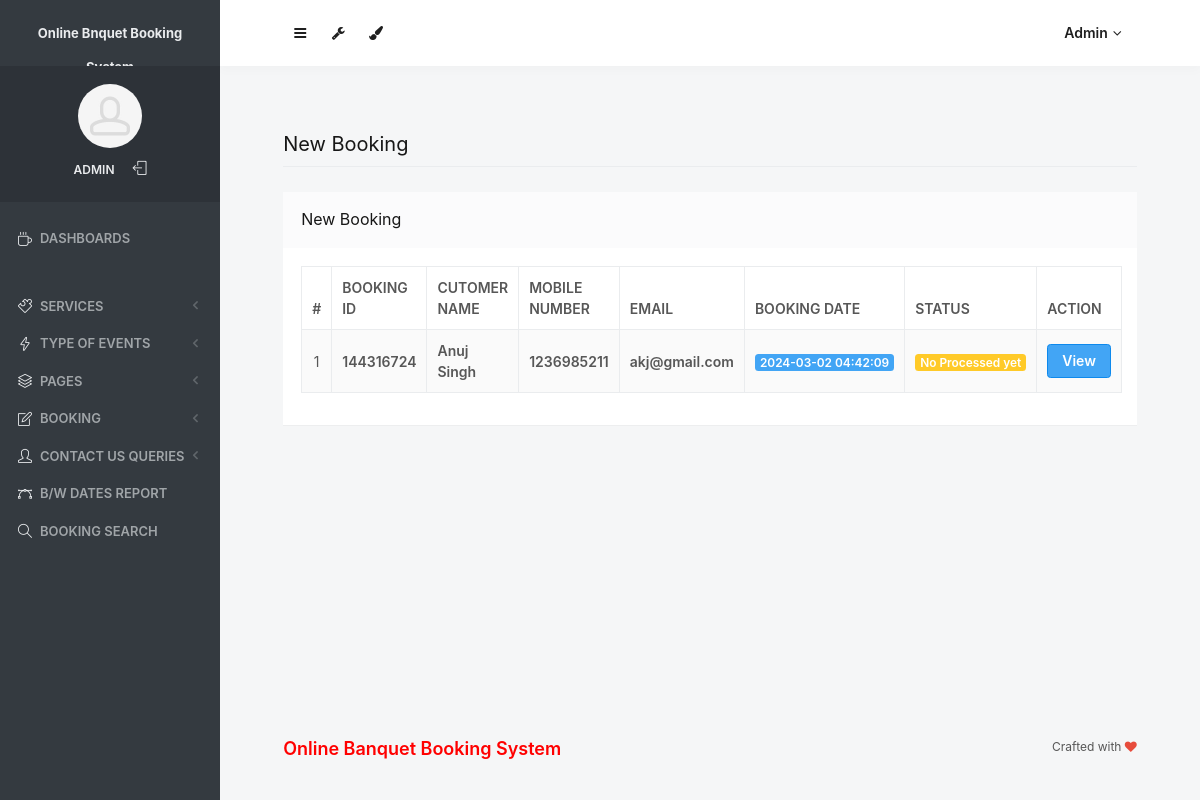
Page /obbs/admin/new-booking.php (signed in) on the committed database.
### tables this page shows
CREATE TABLE `tblbooking` (
  `ID` int(10) NOT NULL,
  `BookingID` int(10) DEFAULT NULL,
  `ServiceID` int(10) DEFAULT NULL,
  `UserID` int(5) DEFAULT NULL,
  `BookingFrom` date DEFAULT NULL,
  `BookingTo` date DEFAULT NULL,
  `EventType` varchar(200) DEFAULT NULL,
  `Numberofguest` int(10) DEFAULT NULL,
  `stateId` int(11) DEFAULT NULL,
  `cityName` varchar(255) DEFAULT NULL,
  `Message` mediumtext DEFAULT NULL,
  `BookingDate` timestamp NULL DEFAULT current_timestamp(),
  `Remark` varchar(200) DEFAULT NULL,
  `Status` varchar(200) DEFAULT NULL,
  `UpdationDate` timestamp NULL DEFAULT NULL ON UPDATE current_timestamp()
);

CREATE TABLE `tbluser` (
  `ID` int(10) NOT NULL,
  `FullName` varchar(200) DEFAULT NULL,
  `MobileNumber` bigint(10) DEFAULT NULL,
  `Email` varchar(200) DEFAULT NULL,
  `Password` varchar(200) DEFAULT NULL,
  `RegDate` timestamp NULL DEFAULT current_timestamp()
);

### obbs/admin/new-booking.php (the view, shortened to what this page needs)
<?php
include('includes/dbconnection.php');
if (strlen($_SESSION['odmsaid']==0)) {
  header('location:logout.php');
  } else{
  ?>
<!doctype html>
<html lang="en" class="no-focus">
    <head>
        <link rel="stylesheet" href="assets/js/plugins/datatables/dataTables.bootstrap4.min.css">
        <link rel="stylesheet" id="css-main" href="assets/css/codebase.min.css">
    </head>
    <body>
        <div id="page-container" class="sidebar-o sidebar-inverse side-scroll page-header-fixed main-content-narrow">
           <?php include_once('includes/sidebar.php');?>
          <?php include_once('includes/header.php');?>
            <main id="main-container">
                <div class="content">
                    <h2 class="content-heading">New Booking</h2>
                    <div class="block">
                        <div class="block-header block-header-default">
                            <h3 class="block-title">New Booking</h3>
                        </div>
                        <div class="block-content block-content-full">
                            <table class="table table-bordered table-striped table-vcenter js-dataTable-full-pagination">
                                <thead>
                                    <tr>
                                        <th class="text-center">#</th>
                                        <th>Booking ID</th>
                                        <th class="d-none d-sm-table-cell">Cutomer Name</th>
                                        <th class="d-none d-sm-table-cell">Mobile Number</th>
                                        <th class="d-none d-sm-table-cell">Email</th>
                                        <th class="d-none d-sm-table-cell">Booking Date</th>
                                        <th class="d-none d-sm-table-cell">Status</th>
                                        <th class="d-none d-sm-table-cell" style="width: 15%;">Action</th>
                                       </tr>
                                </thead>
                                <tbody>
                                    <?php
$sql="SELECT tbluser.FullName,tbluser.MobileNumber,tbluser.Email,tblbooking.ID as bid,tblbooking.BookingID,tblbooking.BookingDate,tblbooking.Status from tblbooking join tbluser on tbluser.ID=tblbooking.UserID where tblbooking.Status is null";
$query = $dbh -> prepare($sql);
$query->execute();
$results=$query->fetchAll(PDO::FETCH_OBJ);
$cnt=1;
if($query->rowCount() > 0)
{
foreach($results as $row)
{               ?>
                                    <tr>
                                        <td class="text-center"><?php echo htmlentities($cnt);?></td>
                                        <td class="font-w600"><?php  echo htmlentities($row->BookingID);?></td>
                                        <td class="font-w600"><?php  echo htmlentities($row->FullName);?></td>
                                        <td class="font-w600"><?php  echo htmlentities($row->MobileNumber);?></td>
                                        <td class="font-w600"><?php  echo htmlentities($row->Email);?></td>
                                        <td class="font-w600">
                                            <span class="badge badge-primary"><?php  echo htmlentities($row->BookingDate);?></span>
                                        </td>
                                        <?php $fstatus=$row->Status; ?>
                     <td class="font-w600"> <?php if($fstatus==''):?>
                          <span class="badge badge-warning">No Processed yet</span>
                      <?php elseif($fstatus=='Approved'):?>
                         <span class="badge badge-success"><?php echo $fstatus;?></span>
                          <?php elseif($fstatus=='Cancelled'):?>
                            <span class="badge badge-danger"><?php echo $fstatus;?></span>
                        <?php endif;?>
                     </td>
                                         <td class="d-none d-sm-table-cell"><a href="view-booking-detail.php?editid=<?php echo htmlentities ($row->bid);?>&&bookingid=<?php echo htmlentities ($row->BookingID);?>" class="btn btn-primary" target="_blank">View</a></td>
                                    </tr>
                                    <?php $cnt=$cnt+1;}} ?>
                                </tbody>
                            </table>
                        </div>
                    </div>
                </div>
            </main>
           <?php include_once('includes/footer.php');?>
        </div>
    </body>
</html>
<?php }  ?>

### obbs/admin/includes/sidebar.php (shortened to what this page needs)
     <?php
include('includes/dbconnection.php');
if (strlen($_SESSION['odmsaid']==0)) {
  header('location:logout.php');
  } else{
  ?>
   <nav id="sidebar">
                <div id="sidebar-scroll">
                    <div class="sidebar-content">
                        <div class="content-header content-header-fullrow px-15">
                            <div class="content-header-section text-center align-parent sidebar-mini-hidden">
                                <div class="content-header-item">
                                    <a class="link-effect font-w700" href="dashboard.php">
                                        <span class="font-size-sm text-dual-primary-dark">Online Bnquet Booking System</span>
                                    </a>
                                </div>
                            </div>
                        </div>
                        <div class="content-side content-side-full content-side-user px-10 align-parent">
                            <div class="sidebar-mini-hidden-b text-center">
                                <a class="img-link" href="dashboard.php">
                                    <img class="img-avatar" src="assets/img/avatars/avatar15.jpg" alt="">
                                </a>
                                <ul class="list-inline mt-10">
                                    <?php
$aid=$_SESSION['odmsaid'];
$sql="SELECT AdminName from  tbladmin where ID=:aid";
$query = $dbh -> prepare($sql);
$query->bindParam(':aid',$aid,PDO::PARAM_STR);
$query->execute();
$results=$query->fetchAll(PDO::FETCH_OBJ);
$cnt=1;
if($query->rowCount() > 0)
{
foreach($results as $row)
{               ?>
                                    <li class="list-inline-item">
                                        <a class="link-effect text-dual-primary-dark font-size-xs font-w600 text-uppercase" href="admin-profile.php"><?php  echo $row->AdminName;?></a>
                                    </li><?php $cnt=$cnt+1;}} ?>
                                    <li class="list-inline-item">
                                        <a class="link-effect text-dual-primary-dark" href="logout.php">
                                            <i class="si si-logout"></i>
                                        </a>
                                    </li>
                                </ul>
                            </div>
                        </div>
                        <div class="content-side content-side-full">
                            <ul class="nav-main">
                                <li class="open">
                                    <a href="dashboard.php"><i class="si si-cup"></i><span class="sidebar-mini-hide">Dashboards</span></a>
                                </li>
                                <li class="nav-main-heading"><span class="sidebar-mini-visible">UI</span><span class="sidebar-mini-hidden"></span></li>
                                <li>
                                    <a class="nav-submenu" data-toggle="nav-submenu"><i class="si si-puzzle"></i><span class="sidebar-mini-hide"></span>Services</a>
                                </li>
                                <li>
                                    <a class="nav-submenu" data-toggle="nav-submenu" href="#"><i class="si si-energy"></i><span class="sidebar-mini-hide">Type of Events</span></a>
                                </li>
                                <li>
                                    <a class="nav-submenu" data-toggle="nav-submenu" href="#"><i class="si si-layers"></i><span class="sidebar-mini-hide">Pages</span></a>
                                </li>
                                <li>
                                    <a class="nav-submenu" data-toggle="nav-submenu" href="#"><i class="si si-note"></i><span class="sidebar-mini-hide">Booking</span></a>
                                </li>
                                <li>
                                    <a class="nav-submenu" data-toggle="nav-submenu" href="#"><i class="si si-user"></i><span class="sidebar-mini-hide">Contact Us Queries</span></a>
                                </li>
                                <li>
                                    <a  href="between-dates-report.php"><i class="si si-vector"></i><span class="sidebar-mini-hide">B/w Dates Report</span></a>
                                </li>
                     <li>
                                    <a href="booking-search.php"><i class="si si-magnifier"></i><span class="sidebar-mini-hide">Booking Search</span></a>
                                </li>
                            </ul>
                        </div>
                    </div>
                </div>
            </nav>
           <?php }  ?>

### obbs/admin/includes/header.php (shortened to what this page needs)
   <?php
include('includes/dbconnection.php');
if (strlen($_SESSION['odmsaid']==0)) {
  header('location:logout.php');
  } else{
  ?>
            <header id="page-header">
                <div class="content-header">
                    <div class="content-header-section">
                        <button type="button" class="btn btn-circle btn-dual-secondary" data-toggle="layout" data-action="sidebar_toggle">
                            <i class="fa fa-navicon"></i>
                        </button>
                        <div class="btn-group" role="group">
                            <button type="button" class="btn btn-circle btn-dual-secondary" id="page-header-options-dropdown" data-toggle="dropdown" aria-haspopup="true" aria-expanded="false">
                                <i class="fa fa-wrench"></i>
                            </button>
                        </div>
                        <div class="btn-group" role="group">
                            <button type="button" class="btn btn-circle btn-dual-secondary" id="page-header-themes-dropdown" data-toggle="dropdown" aria-haspopup="true" aria-expanded="false">
                                <i class="fa fa-paint-brush"></i>
                            </button>
                        </div>
                    </div>
                    <div class="content-header-section">
                        <div class="btn-group" role="group">
                            <?php
$aid=$_SESSION['odmsaid'];
$sql="SELECT AdminName from  tbladmin where ID=:aid";
$query = $dbh -> prepare($sql);
$query->bindParam(':aid',$aid,PDO::PARAM_STR);
$query->execute();
$results=$query->fetchAll(PDO::FETCH_OBJ);
$cnt=1;
if($query->rowCount() > 0)
{
foreach($results as $row)
{               ?>
                            <button type="button" class="btn btn-rounded btn-dual-secondary" id="page-header-user-dropdown" data-toggle="dropdown" aria-haspopup="true" aria-expanded="false">
                                <?php  echo $row->AdminName;?><i class="fa fa-angle-down ml-5"></i>
                            </button>
                            <?php $cnt=$cnt+1;}} ?>
                        </div>
                    </div>
                </div>
            </header>
            <?php }  ?>

### rows in the picture
tblbooking: BookingID "144316724", UserID.FullName "Anuj Singh", UserID.MobileNumber "1236985211", UserID.Email "akj@gmail.com", BookingDate "2024-03-02 04:42:09"

### other values in the picture
$row->AdminName "ADMIN"
$row->AdminName "Admin"
